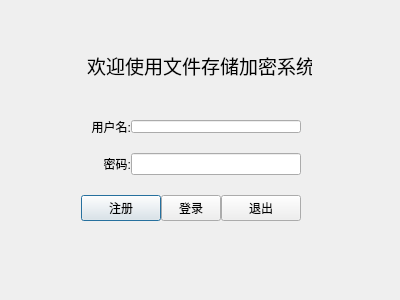
<?xml version="1.0" encoding="UTF-8"?>
<ui version="4.0">
 <class>Login</class>
 <widget class="QDialog" name="Login">
  <property name="geometry">
   <rect>
    <x>0</x>
    <y>0</y>
    <width>400</width>
    <height>300</height>
   </rect>
  </property>
  <property name="minimumSize">
   <size>
    <width>400</width>
    <height>300</height>
   </size>
  </property>
  <property name="maximumSize">
   <size>
    <width>400</width>
    <height>300</height>
   </size>
  </property>
  <property name="windowTitle">
   <string>Login</string>
  </property>
  <widget class="QWidget" name="layoutWidget">
   <property name="geometry">
    <rect>
     <x>70</x>
     <y>40</y>
     <width>242</width>
     <height>192</height>
    </rect>
   </property>
   <layout class="QVBoxLayout" name="verticalLayout">
    <property name="spacing">
     <number>0</number>
    </property>
    <item>
     <widget class="QLabel" name="label">
      <property name="minimumSize">
       <size>
        <width>240</width>
        <height>0</height>
       </size>
      </property>
      <property name="maximumSize">
       <size>
        <width>240</width>
        <height>30</height>
       </size>
      </property>
      <property name="styleSheet">
       <string notr="true">font-size:14pt;</string>
      </property>
      <property name="text">
       <string>欢迎使用文件存储加密系统</string>
      </property>
      <property name="alignment">
       <set>Qt::AlignCenter</set>
      </property>
     </widget>
    </item>
    <item>
     <layout class="QHBoxLayout" name="horizontalLayout_3">
      <property name="spacing">
       <number>0</number>
      </property>
      <property name="topMargin">
       <number>40</number>
      </property>
      <item>
       <widget class="QLabel" name="label_2">
        <property name="maximumSize">
         <size>
          <width>50</width>
          <height>30</height>
         </size>
        </property>
        <property name="text">
         <string>用户名:</string>
        </property>
        <property name="alignment">
         <set>Qt::AlignRight|Qt::AlignTrailing|Qt::AlignVCenter</set>
        </property>
       </widget>
      </item>
      <item>
       <widget class="QLineEdit" name="user_name_LineEdit">
        <property name="minimumSize">
         <size>
          <width>170</width>
          <height>0</height>
         </size>
        </property>
        <property name="maximumSize">
         <size>
          <width>170</width>
          <height>30</height>
         </size>
        </property>
       </widget>
      </item>
     </layout>
    </item>
    <item>
     <layout class="QHBoxLayout" name="horizontalLayout_2">
      <property name="spacing">
       <number>0</number>
      </property>
      <property name="topMargin">
       <number>20</number>
      </property>
      <item>
       <widget class="QLabel" name="label_3">
        <property name="maximumSize">
         <size>
          <width>50</width>
          <height>30</height>
         </size>
        </property>
        <property name="text">
         <string>密码:</string>
        </property>
        <property name="alignment">
         <set>Qt::AlignRight|Qt::AlignTrailing|Qt::AlignVCenter</set>
        </property>
       </widget>
      </item>
      <item>
       <widget class="QLineEdit" name="password_LineEdit">
        <property name="minimumSize">
         <size>
          <width>170</width>
          <height>0</height>
         </size>
        </property>
        <property name="maximumSize">
         <size>
          <width>170</width>
          <height>30</height>
         </size>
        </property>
        <property name="echoMode">
         <enum>QLineEdit::Password</enum>
        </property>
       </widget>
      </item>
     </layout>
    </item>
    <item>
     <layout class="QHBoxLayout" name="horizontalLayout">
      <property name="spacing">
       <number>0</number>
      </property>
      <property name="topMargin">
       <number>20</number>
      </property>
      <item>
       <widget class="QPushButton" name="register_Button">
        <property name="text">
         <string>注册</string>
        </property>
       </widget>
      </item>
      <item>
       <widget class="QPushButton" name="login_Button">
        <property name="minimumSize">
         <size>
          <width>50</width>
          <height>0</height>
         </size>
        </property>
        <property name="maximumSize">
         <size>
          <width>80</width>
          <height>16777215</height>
         </size>
        </property>
        <property name="text">
         <string>登录</string>
        </property>
       </widget>
      </item>
      <item>
       <widget class="QPushButton" name="exit_Button">
        <property name="maximumSize">
         <size>
          <width>80</width>
          <height>16777215</height>
         </size>
        </property>
        <property name="text">
         <string>退出</string>
        </property>
       </widget>
      </item>
     </layout>
    </item>
   </layout>
  </widget>
  <widget class="QLabel" name="label_4">
   <property name="geometry">
    <rect>
     <x>130</x>
     <y>30</y>
     <width>151</width>
     <height>21</height>
    </rect>
   </property>
   <property name="font">
    <font>
     <family>Microsoft YaHei UI</family>
     <pointsize>14</pointsize>
    </font>
   </property>
   <property name="text">
    <string/>
   </property>
  </widget>
 </widget>
 <layoutdefault spacing="6" margin="11"/>
 <resources/>
 <connections/>
</ui>
